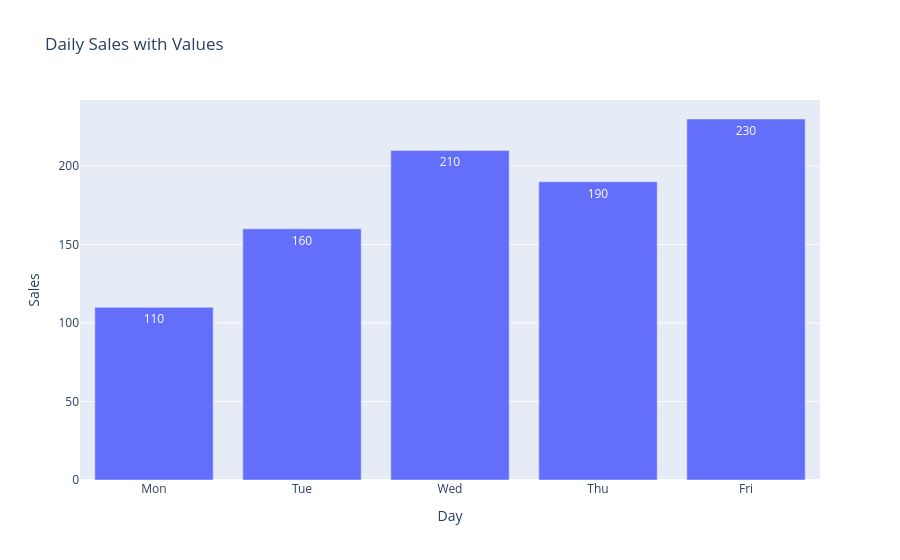

The code cell stored with this chart in its notebook:
### Markdown cell above
### Example 2: Bar Plot with Values on Bars

### Code cell
fig = px.bar(
    df,
    x="Day",
    y="Sales",
    text="Sales",
    title="Daily Sales with Values"
)
fig.show()

### Figure 1 — Plotly figure (JSON) as saved in the notebook; plotly's stock layout.template omitted (floating-point values rounded to 4 significant figures)
{"data": [{"hovertemplate": "Day=%{x}<br>Sales=%{text}<extra></extra>", "legendgroup": "", "marker": {"color": "#636efa", "pattern": {"shape": ""}}, "name": "", "orientation": "v", "showlegend": false, "text": [110.0, 160.0, 210.0, 190.0, 230.0], "textposition": "auto", "type": "bar", "x": ["Mon", "Tue", "Wed", "Thu", "Fri"], "xaxis": "x", "y": [110, 160, 210, 190, 230], "yaxis": "y"}], "layout": {"barmode": "relative", "legend": {"tracegroupgap": 0}, "title": {"text": "Daily Sales with Values"}, "xaxis": {"anchor": "y", "domain": [0, 1], "title": {"text": "Day"}}, "yaxis": {"anchor": "x", "domain": [0, 1], "title": {"text": "Sales"}}}}
